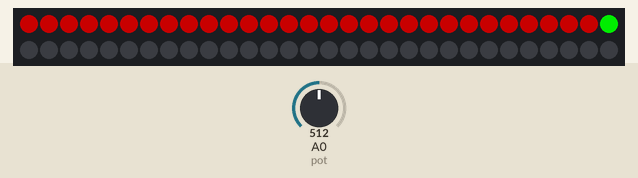
Recording of a sketch running on a simulated Arduino Uno, built with avr-gcc and run on an emulated ATmega328P. Parts: 60 RGB LEDs in strip order, left to right, continuing on the next row. The test bench sets the inputs (shaded band); at power-on: A0 (pot) = 512.

Above: at 1.2 s.
1.3 s: A0 (pot) set to 0
At 3.2 s:
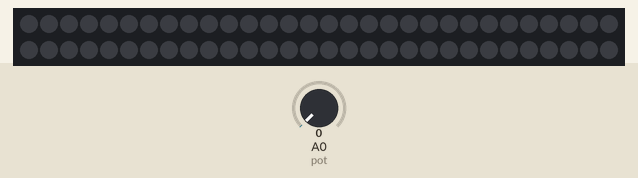
3.5 s: A0 (pot) set to 1023
At 4.2 s:
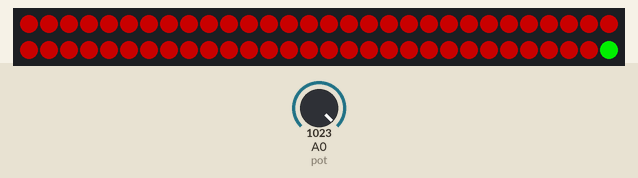
6.5 s: A0 (pot) set to 900
Timing chart, 0 to 9.5 s (numbered marks = the images above; inputs shaded):
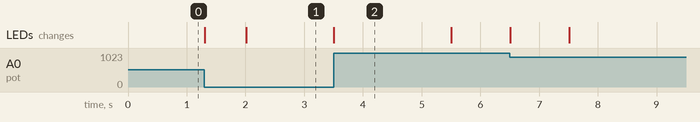

Measured:
- after the input at 1.3 s, the LEDs: first change at once (image 1 shows a later state)
- after the input at 3.5 s, the LEDs: change at once (image 2)

The sketch:

Group_lift_bar_graph2.ino
```cpp
//Example code to map a Dotstar LEd strip to values from 0-1023 from a potentiometer

#include <Adafruit_DotStar.h>
#include <SPI.h>

#define NUMPIXELS 60 // Number of LEDs in strip
#define pot 0 //analog input pin where potentiometer is connected to

// Here's how to control the LEDs from any two pins:
#define DATAPIN    4
#define CLOCKPIN   5

Adafruit_DotStar strip(NUMPIXELS, DATAPIN, CLOCKPIN, DOTSTAR_BRG);
// The last parameter is optional -- this is the color data order of the
// DotStar strip, which has changed over time in different production runs.
// Your code just uses R,G,B colors, the library then reassigns as needed.
// Default is DOTSTAR_BRG, so change this if you have an earlier strip.
// Hardware SPI is a little faster, but must be wired to specific pins
// (Arduino Uno = pin 11 for data, 13 for clock, other boards are different).
//  Adafruit_DotStar strip(NUMPIXELS, DOTSTAR_BRG);

long timenow = 0;
int newpeak = 0;
int currentled = 0;

void setup() {
  //Serial.begin(9600);
  strip.begin(); // Initialize pins for output
  strip.show();  // Turn all LEDs off ASAP
}

void loop() {
  currentled = map (analogRead(pot), 0, 1023, 0, 59);
  if (currentled > newpeak) {
    newpeak = currentled;
    timenow = millis();
  }
  for (int i = 0; i < strip.numPixels(); i++) {
    if (i < currentled) {
      strip.setPixelColor(i, strip.Color(100,  0,  0));
    }
    else strip.setPixelColor(i, 0);
  }
  strip.setPixelColor(newpeak, strip.Color(0,  200,  0));

  if (millis() >= timenow + 2000) {
    strip.setPixelColor(newpeak, 0);
    newpeak = 0;
  }
  strip.show(); //turn on pixels
  //Serial.println(newpeak);
}
```
